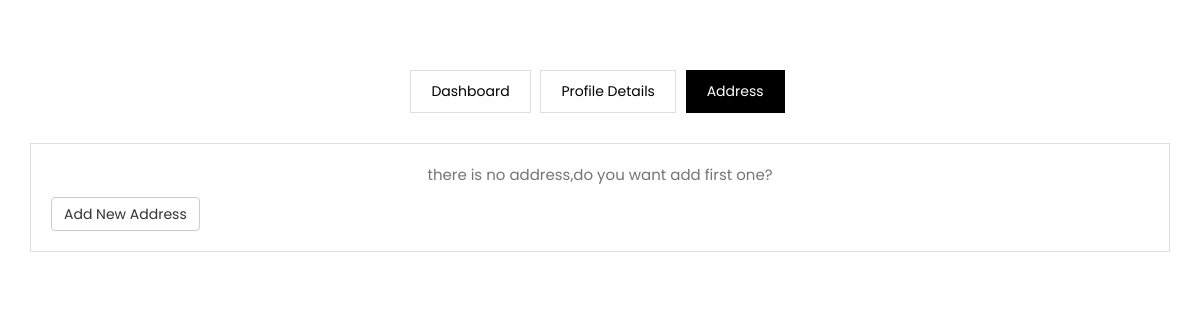
The app's page /user/address/ (signed in), older data.
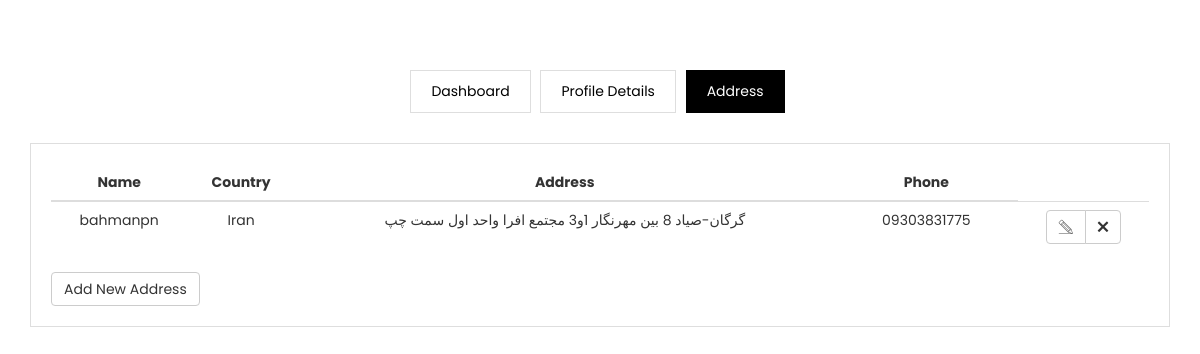
The same page, newer data.
### account_module/models.py (models this page shows)
class UserAddressInformation(models.Model):
    address=models.TextField()
    user=models.ForeignKey(User,on_delete=models.CASCADE)
    receiver_full_name=models.CharField(max_length=255,blank=True,null=True) # can i use it in user model and set default self.user.get_full_name() ?
    country=models.CharField(max_length=255,default='Iran')
    phone=models.CharField(max_length=15)

class User(AbstractUser):
    phone_number=models.CharField(max_length=11,unique=True,null=True,blank=True)
    image=models.ImageField(upload_to='images/profiles',null=True,blank=True)
    email_active_code=models.CharField(max_length=100,null=True)
    about_user=models.TextField(null=True,blank=True)
    USERNAME_FIELD='phone_number'
    REQUIRED_FIELDS=['email','username']
    def __str__(self):
        if self.username:
            return self.username
        return self.email

### user_profile_module/views.py (the view, shortened to what this page needs)
# urls.py: path('address/',views.UserAddress.as_view(),name='address'),
class UserAddress(View):
    template_name='user_profile_module/address.html'
    form_class=EditUserAddressForm
    def dispatch(self, request, *args, **kwargs):
        self.user_addresses=UserAddressInformation.objects.filter(user_id=request.user.id)
        return super().dispatch(request, *args, **kwargs)
    def get(self,request):
        forms=[]
        for user_address in self.user_addresses:
            forms.append(self.form_class(instance=user_address))
        return render(request,self.template_name,{
            'user_addresses':self.user_addresses,
            'forms':forms,
            'new_address_form':EditUserAddressForm()
        })

### order_module/context_processors.py (called while the page is built)
def basket_products(request):
    user_basket=OrderBasket.objects.prefetch_related('order_detail').filter(is_paid=False,user_id=request.user.id).first()
    if user_basket is not None:
        return {'user_basket':user_basket}
    else:
        return {'user_basket':None}

### user_profile_module/templates/user_profile_module/address.html (shortened to what this page needs)
{% extends "base.html" %}
{% load crispy_forms_tags %}
{% block content %}
    <section class="user-dashboard page-wrapper">
      <div class="container">
        <div class="row">
          <div class="col-md-12">
            {% include "user_profile_module/includes/dashboard_navbar.html" %}
            <div class="dashboard-wrapper user-dashboard">
              {% if user_addresses %}
              <div class="table-responsive">
                <table class="table">
                  <thead>
                    <tr>
                      <th class="text-center">Name</th>
                      <th class="text-center">Country</th>
                      <th class="text-center">Address</th>
                      <th class="col-md-2 col-sm-3 text-center">Phone</th>
                    </tr>
                  </thead>
                  <tbody>
                    {% for user_address in user_addresses %}
                    <tr>
                        <td class="text-center">{{user_address.user}}</td>
                        <td class="text-center">{{user_address.country}}</td>
                        <td class="text-center">{{user_address.address|truncatechars:70}}</td>
                        <td class="text-center">{{user_address.phone}}</td>
                        <td class="text-center">
                          <div class="btn-group" role="group">
                            <button type="button" class="btn btn-default" data-toggle="modal" data-target="#exampleModal_{{forloop.counter}}"><i class="tf-pencil2"  aria-hidden="true"></i></button>
                            <a class="btn btn-default" href="{% url "address-remove" user_address_id=user_address.id %}"><i class="tf-ion-close" aria-hidden="true"></i></a>
                          </div>
                        </td>
                      </tr>
                    {% endfor %}
                  </tbody>
                </table>
              </div>
              <button type="button" class="btn btn-default" data-toggle="modal" data-target="#exampleModalNewAddress">Add New Address</button>
              {% else %}
              <p class="text-center">there is no address,do you want add first one?</p>
              <button type="button" class="btn btn-default" data-toggle="modal" data-target="#exampleModalNewAddress">Add New Address</button>
              {% endif %}
            </div>
          </div>
        </div>
      </div>
    </section>
{% endblock content %}

### templates/base.html (shortened to what this page needs)
{% load render_partial %}
<!DOCTYPE html>
<html lang="en">
<head>
  {% include "includes/header_links.html" %}
</head>
<body id="body">
    {% block content %}
    {% endblock content %}
</body>
</html>

### templates/includes/header_links.html (shortened to what this page needs)
  <link rel="stylesheet" href="/static/plugins/themefisher-font/style.css">
  <link rel="stylesheet" href="/static/plugins/bootstrap/css/bootstrap.min.css">
  <link rel="stylesheet" href="/static/plugins/animate/animate.css">
  <link rel="stylesheet" href="/static/plugins/slick/slick.css">
  <link rel="stylesheet" href="/static/plugins/slick/slick-theme.css">
  <link rel="stylesheet" href="/static/css/style.css">
  <link rel="stylesheet" href="/static/css/custom.css">

### user_profile_module/templates/user_profile_module/includes/dashboard_navbar.html
<ul class="list-inline dashboard-menu text-center">
    <li><a href="{% url "user-profile" %}" {% if request.resolver_match.url_name == 'user-profile' %} class="active"{% endif %}>Dashboard</a></li>
    <li><a href="{% url "profile-details" %}" {% if request.resolver_match.url_name == 'profile-details' %} class="active"{% endif %}>Profile Details</a></li>
    <li><a href="{% url "address" %}" {% if request.resolver_match.url_name == 'address' %} class="active"{% endif %}>Address</a></li>
</ul>

### static/css/style.css (style rules this page uses)
body { line-height: 1.5; font-family: "Poppins", sans-serif; -webkit-font-smoothing: antialiased; }
ol, ul { margin: 0; padding: 0; list-style: none; }
a, a:focus, a:hover { text-decoration: none; outline: 0; color: #000; }
.page-wrapper { padding: 70px 0; }
.dashboard-menu .active { background: #000; color: #fff; border: 1px solid #000; }
.dashboard-menu li { padding: 0; margin: 0 3px; }
.dashboard-menu li a { padding: 10px 20px; border: 1px solid #dedede; display: inline-block; }
.dashboard-wrapper { border: 1px solid #dedede; margin-top: 30px; padding: 20px; }

Row changes from the older to the newer data that the page shows:
added UserAddressInformation: user "bahmanpn", country "Iran", address "گرگان-صیاد 8 بین مهرنگار 1و3 مجتمع افرا واحد اول سمت چپ", phone "09303831775"
Text that changed along with them:
text no longer shown: "there is no address,do you want add first one?"
text now shown: "Name Country Address Phone"
